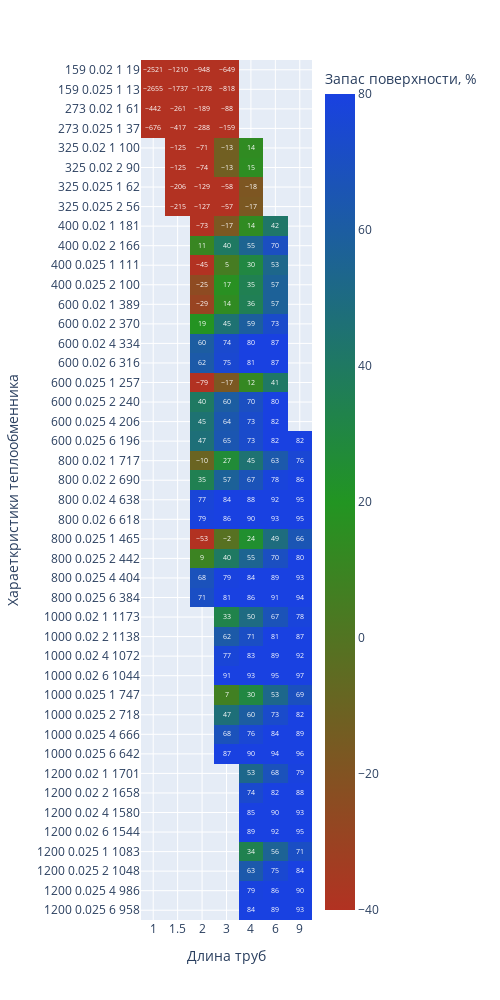

Notebook cell for this chart:
### Markdown cell above
Для работы колонны необходимо правильно подобрать теплообменники, которые обеспечивают ток вещества. В подогревателе исходной смеси осуществляется нагрев смеси от FEED_TEMPERATURE до температуры кипения исходной смеси. Нагрев исходной смеси осуществляется за счет конденсации насыщенного водяного пара, давление пара 3 ата. Температура пара при таком давлении 132.9 ºС. Изменить давление и в след за ним все свойства теплоносителя можно в поле AQ_PRESSURE.

На тепловой карте зеленым цветом будет выделен теплообменник, характеристики которого позволяют в выбранных условиях обеспечивать запас поверхности теплообмена 5-20%.

По оси абсцисс отложена длинна трубы аппарата

По оси ординат:[диаметр внешнего кожуха; диаметр труб внутри кожуха; число ходов, число труб]

Подогреватель может располагаться вертикально и горизонтально. от выбора ориентации зависят некоторые коэффициенты теплообмена.

### Code cell
heaters_table = pd.read_excel('tables/Параметры кожухотрубчатых теплообменников и холодильников.xlsx',
                   header=[2])

exclude_list = ['d труб, мм']
heaters_table[exclude_list] = heaters_table[exclude_list].apply(eq.get_diameter)
heaters = eq.calculate_equipment(
    heaters_table,
    aqua_vapor_saturation_by_pressure,
    aqua_liquid_saturation,
    aqua_vapor_saturation,
    balance,
    properties,
    FEED_TEMPERATURE,
    thermal_balance,
    Ropt,
    EQ_NAME = 'подогреватель',
    ORIENTACION = 'вертикальный', #может быть 'горизонтальный'
    AQ_PRESSURE = 3) #можно поменять

fig = px.imshow(
    round(heaters),
    labels=dict(x="Длина труб", y="Хараеткристики теплообменника", color="Запас поверхности, %"),
    range_color=[-40,80],
    color_continuous_scale=["rgb(178, 50, 34)", "rgb(34, 149, 34)", "rgb(25, 65, 225)"],
    x=heaters.columns,
    y=heaters.index,
    text_auto=True, aspect="auto",
    width=500,
    height=1000
            )
fig.show()

### Figure 1 — Plotly figure (JSON) as saved in the notebook; plotly's stock layout.template omitted (floating-point values rounded to 4 significant figures; data arrays with more than 128 entries replaced by an {"elided": "..."} marker saying what was removed)
{"data": [{"coloraxis": "coloraxis", "hovertemplate": "Длина труб: %{x}<br>Хараеткристики теплообменника: %{y}<br>Запас поверхности, %: %{z}<extra></extra>", "name": "0", "texttemplate": "%{z}", "type": "heatmap", "x": ["1", "1.5", "2", "3", "4", "6", "9"], "xaxis": "x", "y": ["159 0.02 1 19", "159 0.025 1 13", "273 0.02 1 61", "273 0.025 1 37", "325 0.02 1 100", "325 0.02 2 90", "325 0.025 1 62", "325 0.025 2 56", "400 0.02 1 181", "400 0.02 2 166", "400 0.025 1 111", "400 0.025 2 100", "600 0.02 1 389", "600 0.02 2 370", "600 0.02 4 334", "600 0.02 6 316", "600 0.025 1 257", "600 0.025 2 240", "600 0.025 4 206", "600 0.025 6 196", "800 0.02 1 717", "800 0.02 2 690", "800 0.02 4 638", "800 0.02 6 618", "800 0.025 1 465", "800 0.025 2 442", "800 0.025 4 404", "800 0.025 6 384", "1000 0.02 1 1173", "1000 0.02 2 1138", "1000 0.02 4 1072", "1000 0.02 6 1044", "1000 0.025 1 747", "1000 0.025 2 718", "1000 0.025 4 666", "1000 0.025 6 642", "1200 0.02 1 1701", "1200 0.02 2 1658", "1200 0.02 4 1580", "1200 0.02 6 1544", "1200 0.025 1 1083", "1200 0.025 2 1048", "1200 0.025 4 986", "1200 0.025 6 958"], "yaxis": "y", "z": {"elided": "44x7 int values"}}], "layout": {"coloraxis": {"cmax": 80, "cmin": -40, "colorbar": {"title": {"text": "Запас поверхности, %"}}, "colorscale": [[0, "rgb(178, 50, 34)"], [0.5, "rgb(34, 149, 34)"], [1, "rgb(25, 65, 225)"]]}, "height": 1000, "margin": {"t": 60}, "width": 500, "xaxis": {"anchor": "y", "domain": [0, 1], "title": {"text": "Длина труб"}}, "yaxis": {"anchor": "x", "autorange": "reversed", "domain": [0, 1], "title": {"text": "Хараеткристики теплообменника"}}}}
